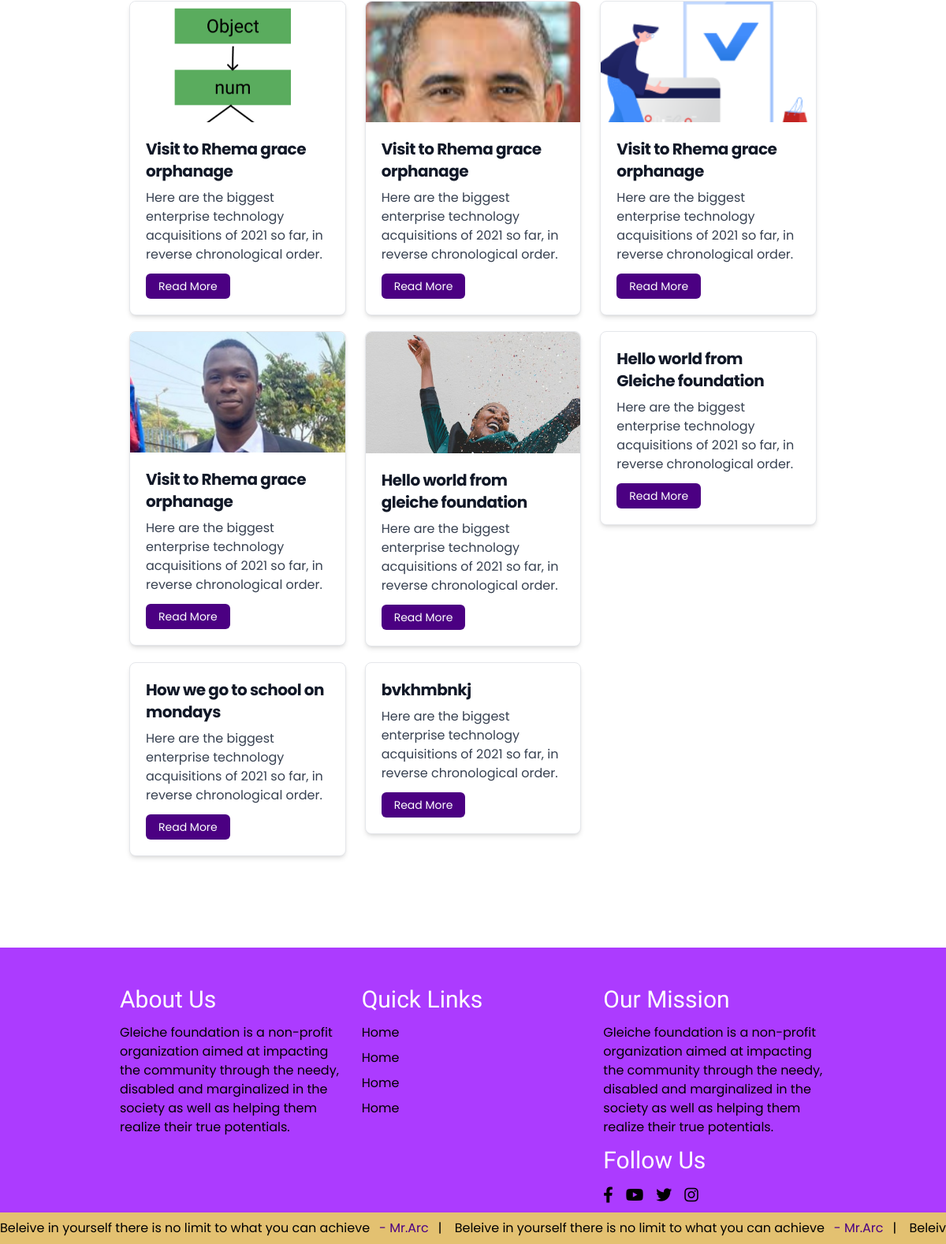
The app's page /news_blog/ (lower part), older data.
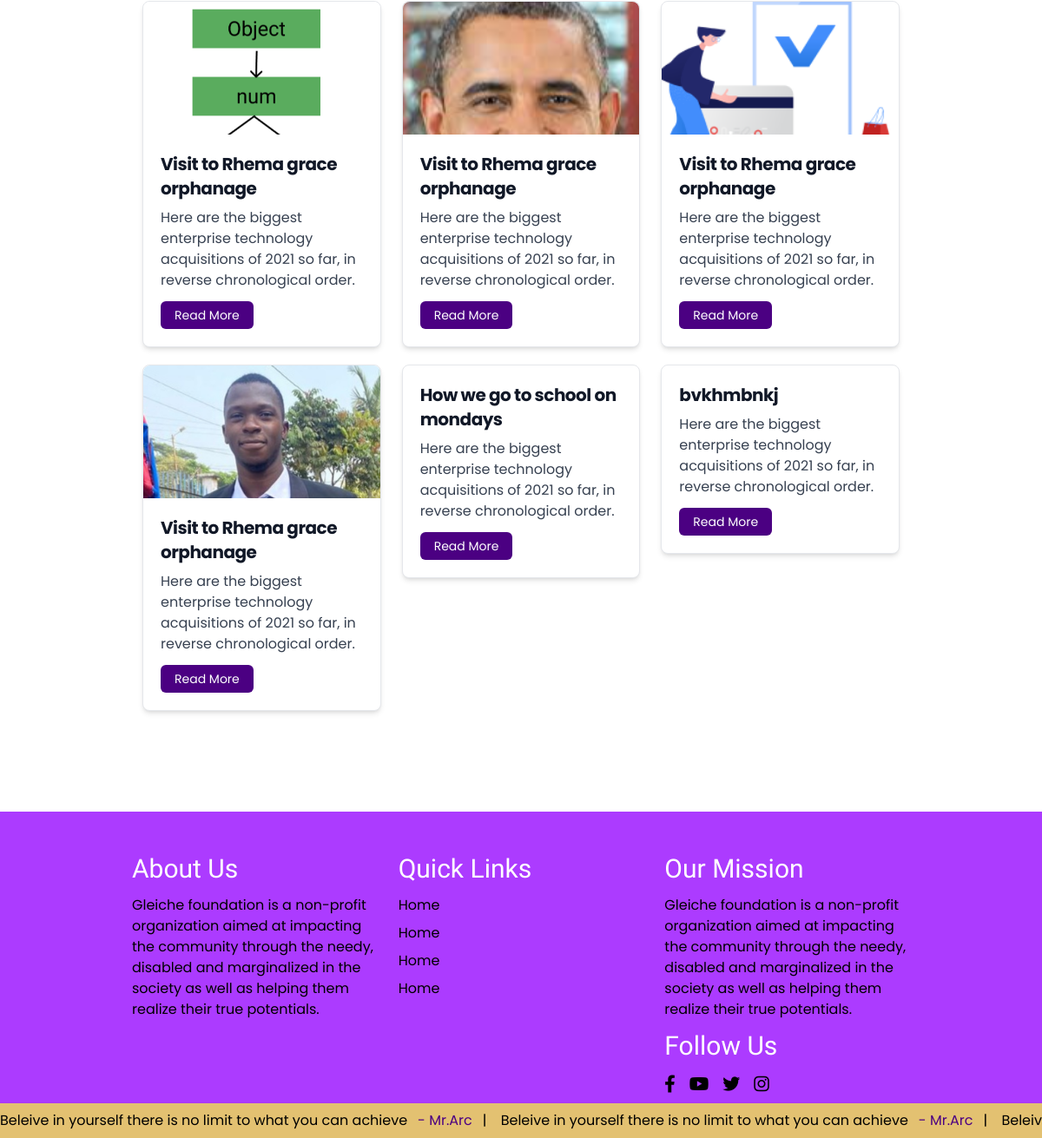
The same page, newer data.
### backend/models.py (models this page shows, shortened)
class NewsBlog(models.Model):
    title = models.CharField(max_length=200, null=False)
    content = models.TextField()
    image = models.ImageField(upload_to="NewBlogThumbnail",null=True)
    publish = models.BooleanField(default=False)
    allow_public_comments = models.BooleanField(default=False)
    user_comment = models.TextField(null=True)
    date_created = models.DateTimeField(auto_now_add=True)
    class Meta:
        verbose_name = 'news_blog'
        verbose_name_plural = 'news_blogs'

### frontend/views.py (the view)
# urls.py: path('news_blog/', views.news_blog, name="system_news_blog"),
def news_blog(request):
    news_blog = NewsBlog.objects.filter(publish=1).order_by('-date_created')
    data = {
        'news_blogs':news_blog
    }
    return render(request, "frontend/news.html", data)

### frontend/templates/frontend/news.html (shortened to what this page needs)
{% extends 'frontend/main.html' %}
{% load static %}
{% block content %}
<div class="container py-6 md:py-12 flex flex-col gap-4">
    <div class="py-12">
        <div class="w-full flex flex-wrap">
            {% for item in news_blogs %}
            <div class="w-full lg:w-4/12 px-0 lg:px-3">
                <div class="bg-white shadow-md border border-gray-200 rounded-lg mb-5">
                    <a href="#">
                        <img class="rounded-t-lg w-full" src="/static/images/{{item.image.url}}" alt="">
                    </a>
                    <div class="p-5">
                        <a href="#">
                            <h5 class="text-gray-900 font-semibold  md:font-bold text-lg lg:text-xl tracking-tight mb-2">{{item.title}}</h5>
                        </a>
                        <p class="font-normal text-gray-700 mb-3 text-sm md:text-base">Here are the biggest enterprise
                            technology
                            acquisitions of 2021 so far, in reverse chronological order.</p>
                        <a href="{% url 'read_news_blog' item.id %}"
                            class="inline-block px-4 py-1.5 bg-primary hover:bg-primary-200 hover:shadow-2xl transition-all rounded-md text-white text-sm">
                            Read More
                        </a>
                    </div>
                </div>
            </div>
            {% endfor %}
        </div>
    </div>
</div>
{% endblock %}

Row changes from the older to the newer data that the page shows:
no longer on this page (row edited): NewsBlog: image (picture), title "Hello world from gleiche foundation"
no longer on this page (row edited): NewsBlog: title "Hello world from Gleiche foundation"
